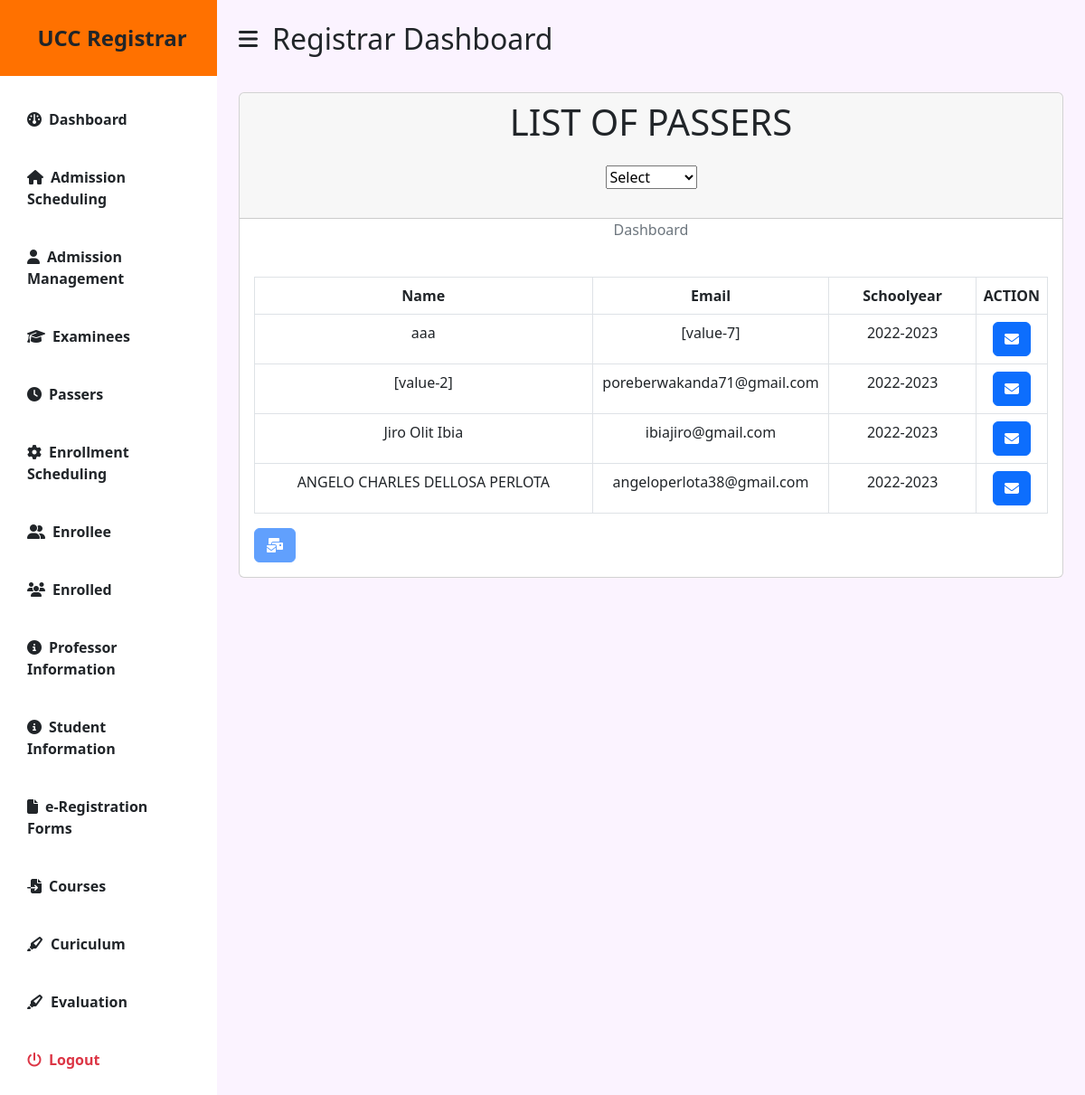
The app's page /organizeregistrar/REGISTRAR-PASSERS.php with its own data.
### tables this page shows
CREATE TABLE `uccp_passers` (
  `id` int(11) NOT NULL,
  `Name` varchar(255) NOT NULL,
  `Gender` varchar(50) NOT NULL,
  `Birthday` date NOT NULL,
  `Birthplace` varchar(255) NOT NULL,
  `Number` varchar(255) NOT NULL,
  `Email` varchar(255) NOT NULL,
  `Address` varchar(255) NOT NULL,
  `Guardian` varchar(255) NOT NULL,
  `G-Occupation` varchar(255) NOT NULL,
  `G-Contact` varchar(255) NOT NULL,
  `G-Adress` varchar(255) NOT NULL,
  `Primary` varchar(255) NOT NULL,
  `Primary-Sy` varchar(255) NOT NULL,
  `Highschool` varchar(255) NOT NULL,
  `Highschool-Sy` varchar(255) NOT NULL,
  `Shs` varchar(255) NOT NULL,
  `Shs-Sy` varchar(255) NOT NULL,
  `Firstchoice` varchar(255) NOT NULL,
  `Requirements` varchar(255) NOT NULL,
  `Picture` varchar(255) NOT NULL,
  `Proof` varchar(255) NOT NULL,
  `Card` varchar(255) NOT NULL,
  `Schoolyear` varchar(255) NOT NULL
);

### organizeregistrar/REGISTRAR-PASSERS.php (the view, shortened to what this page needs)
<?php
include 'include/header.php';
?>
  <?php include 'include/sidebar.php'; ?>
  <div id="page-content-wrapper">
    <nav class="navbar navbar-expand-lg navbar-light bg-transparent py-4 px-4">
      <div class="d-flex align-items-center">
        <i class="fas fa-bars primary-text fs-4 me-3" id="menu-toggle"></i>
        <h2 class="fs-2 m-0">Registrar Dashboard</h2>
      </div>
    </nav>
    <?php
    include ("include/config.php");
    ?>
    <div class="container py-3">
      <div class="row">
        <div class="col-md-12">
          <div class="container">
          <div class="card">
            <div class="card-header">
              <h1 align = "center">LIST OF PASSERS</h1>
              <div class="mb-4 text-center mt-4 ">
                <select class="" name="SY" id="schoolyear" >
                  <option value="">Select</option>
                </select>
              </div>
            </div>
            <ol class="breadcrumb mb-4 justify-content-center">
              <li class="breadcrumb-item active">Dashboard</li>
            </ol></center>
            <div class="card-body">
              <?php
              $sql= "SELECT * FROM `uccp_passers`";
              $result = mysqli_query($conn,$sql);
              if(mysqli_num_rows($result)>0){
                ?>
                <div class="table-responsive-lg">
                  <table class="table text-center cell-border table-bordered table-hover " id="passers" style="width:100%" >
                    <thead>
                      <tr align = "center">
                        <th>Name</th>
                        <th>Email</th>
                        <th>Schoolyear</th>
                        <th>ACTION</th>
                      </tr>
                    </thead>
                    <tbody>
                      <?php  while($row= mysqli_fetch_array($result)){ ?>
                        <tr id="row<?php echo $row['id'] ?>">
                          <td width="50%"> <?php echo $row['Name']; ?></td>
                          <td width="30%"> <?php echo $row['Email']; ?></td>
                          <td width="30%"> <?php echo $row['Schoolyear']; ?></td>
                          <td width="10%"><button onclick="Email(<?php echo $row['id'];?>)" class="btn btn-primary"id="btns<?php echo $row['id'] ?>"><i class="fa-sharp fa-solid fa-envelope"></i></button></td>
                        </tr>
                      <?php }}?>
                    </tbody>
                  </table>
                  <button  class="btn btn-primary" id="btnbulk" ><i class="fa-sharp fa-solid fa-envelopes-bulk"></i></button>
                </div>
              </div>
            </div>
          </div>
        </div>
      </div>
      </div>

### organizeregistrar/registrar3.css (style rules this page uses)
#page-content-wrapper { min-width: 100vw; }
#menu-toggle { cursor: pointer; }
@media (min-width: 768px) { #page-content-wrapper { min-width: 0; width: 100%; } }

### records on screen
uccp_passers: Name "aaa", Email "[value-7]", Schoolyear "2022-2023"
uccp_passers: Name "[value-2]", Email "poreberwakanda71@gmail.com", Schoolyear "2022-2023"
uccp_passers: Name "Jiro Olit Ibia", Email "ibiajiro@gmail.com", Schoolyear "2022-2023"
uccp_passers: Name "ANGELO CHARLES DELLOSA PERLOTA", Email "angeloperlota38@gmail.com", Schoolyear "2022-2023"
